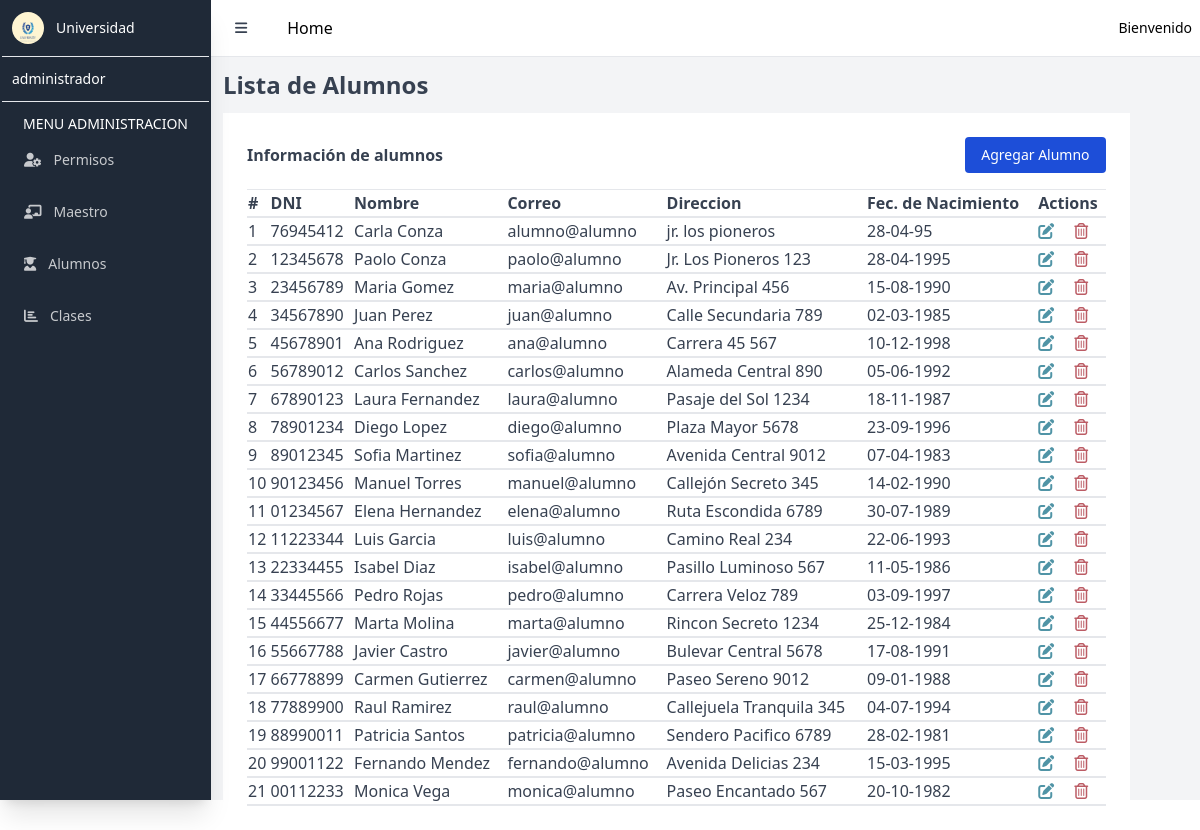
Page /alumnos on the earlier database version.
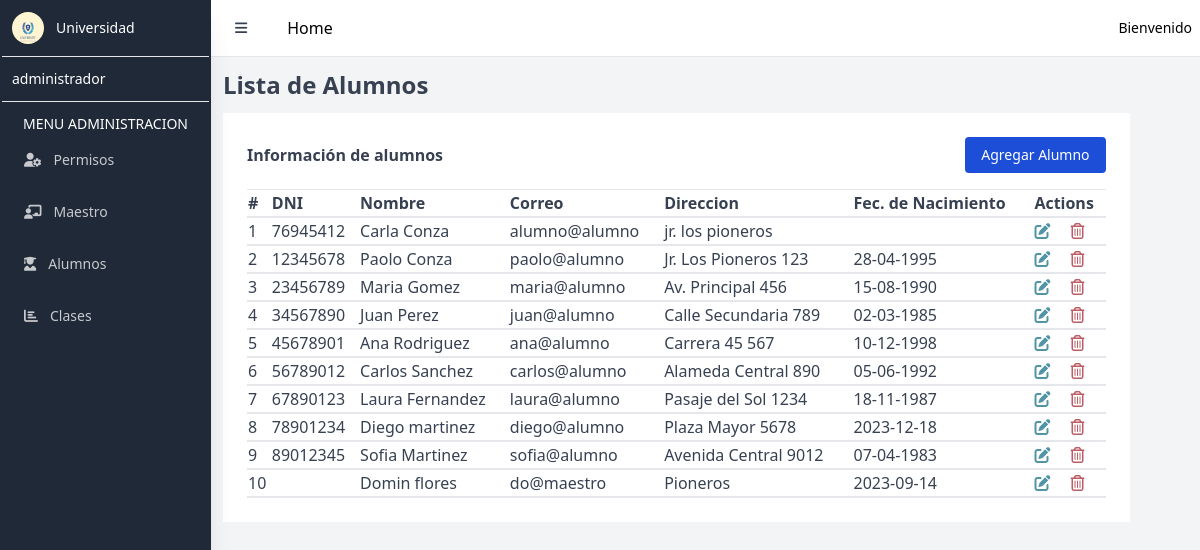
Same page on the later database version.
### tables this page shows
CREATE TABLE `usuarios` (
  `id_usuario` int(11) NOT NULL AUTO_INCREMENT,
  `nombre` varchar(100) DEFAULT NULL,
  `apellido` varchar(100) DEFAULT NULL,
  `dni` varchar(20) DEFAULT NULL,
  `fecha_nacimiento` varchar(50) DEFAULT NULL,
  `direccion` varchar(200) DEFAULT NULL,
  `correo` varchar(220) DEFAULT NULL,
  `contrasena` varchar(255) DEFAULT NULL,
  `rol_id` int(11) DEFAULT NULL,
  `clase_id` int(11) DEFAULT NULL,
  PRIMARY KEY (`id_usuario`),
  UNIQUE KEY `correo` (`correo`),
  KEY `rol_id` (`rol_id`),
  KEY `clase_id` (`clase_id`),
  CONSTRAINT `usuarios_ibfk_1` FOREIGN KEY (`rol_id`) REFERENCES `roles` (`id_rol`),
  CONSTRAINT `usuarios_ibfk_2` FOREIGN KEY (`clase_id`) REFERENCES `clases` (`id`)
);

### Controllers/admin/AlumnoController.php (called while the page is built, shortened)
<?php
require_once $_SERVER["DOCUMENT_ROOT"] . "/Models/Model.php";
class AlumnoController
{
    protected $model;
    public function __construct()
    {
        $this->model = new User();
    }
    public function index()
    {
        $alumnos = $this->model->where("rol_id", "=", 3);
        include $_SERVER["DOCUMENT_ROOT"] . "/views/admin/readAlumno.php";
    }
}

### config/database.php (called while the page is built)
<?php
return [
    "host" => "localhost",
    "dbname" => "university_db",
    "username" => "root",
    "password" => ""
];

### Models/Model.php (called while the page is built, shortened)
<?php
class Model
{
    private $db;
    protected $table;
    public function __construct()
    {
        $config = include($_SERVER["DOCUMENT_ROOT"] . "/config/database.php");
        try {
            $this->db = new mysqli(
                $config["host"],
                $config["username"],
                $config["password"],
                $config["dbname"]
            );
        } catch (mysqli_sql_exception $e) {
            echo "Error: " . $e->getMessage();
        }
    }
    public function where($column, $operator, $value)
    {
        $res = $this->db->query("select * from {$this->table} where $column $operator '$value'");
        $data = $res->fetch_all(MYSQLI_ASSOC);
        return $data;
    }
}

### views/admin/readAlumno.php (the view, shortened to what this page needs)
<!DOCTYPE html>
<html lang="en">
<head>
    <link href="/public/output.css" rel="stylesheet">
</head>
<body>
    <main class="flex bg-gray-100">
        <aside class="bg-gray-800 relative h-screen w-72 md:w-64 hidden sm:block shadow-xl">
            <div class="p-3 flex items-center">
                <img class="h-8 w-8 rounded-full" src="/assets/logo.jpg" alt="">
                <p class="text-white text-sm font-light ml-3">Universidad</p>
            </div>
            <hr class="mx-0.5">
            <div class="p-3">
                <p class="text-white text-sm">administrador</p>
            </div>
            <hr class="mx-0.5">
            <nav class="text-white text-sm pt-3">
                <p class="text-center">MENU ADMINISTRACION</p>
                <a href="/permisos" class="flex items-center text-white opacity-75 hover:opacity-100 py-4 pl-6">
                    <i class="fa-solid fa-user-gear mr-3"></i>
                    Permisos
                </a>
                <a href="/maestros" class="flex items-center text-white opacity-75 hover:opacity-100 py-4 pl-6">
                    <i class="fa-solid fa-chalkboard-user mr-3"></i>
                    Maestro
                </a>
                <a href="/alumnos" class="flex items-center text-white opacity-75 hover:opacity-100 py-4 pl-6">
                    <i class="fa-solid fa-user-graduate mr-3"></i>
                    Alumnos
                </a>
                <a href="/clases" class="flex items-center text-white opacity-75 hover:opacity-100 py-4 pl-6">
                    <i class="fa-solid fa-chart-bar mr-3"></i>
                    Clases
                </a>
            </nav>
        </aside>
        <div class="w-full flex flex-col h-screen">
            <nav class="bg-white">
                <div class="relative flex items-center justify-between h-10 m-2">
                    <div class="flex-1 flex items-center justify-center sm:justify-start">
                        <button id="sidebarBtn" class="px-4 py-2 text-gray-700 text-sm rounded-lg hover:bg-gray-200">
                            <i class="fas fa-bars"></i>
                        </button>
                        <a class="ml-6" href="/dashboard">Home</a>
                    </div>
                    <div class="absolute inset-y-0 right-0 flex items-center pr-2 sm:static sm:inset-auto sm:ml-6 sm:pr-0">
                        <div class="ml-3 relative">
                            <div>
                                <button type="button" class="flex text-sm rounded-full" id="profileBtn">
                                    <p>Bienvenido</p>
                                </button>
                            </div>
                        </div>
                    </div>
                </div>
            </nav>
            <div class="w-full border-t flex flex-col">
                <h2 class="text-gray-700 m-3 font-semibold text-2xl">Lista de Alumnos</h2>
                <div class="w-11/12 flex-grow p-6 text-gray-700 bg-white mx-3">
                    <div class="flex justify-between items-center mb-4">
                        <p class="font-semibold">Información de alumnos</p>
                        <button data-modal-target="authentication-modal" data-modal-toggle="authentication-modal" class="block text-white bg-blue-700 hover:bg-blue-800 focus:ring-2 focus:outline-none focus:ring-blue-300 font-normal rounded text-sm px-4 py-2 text-center" type="button">
                            Agregar Alumno
                        </button>
                    </div>
                    <hr>
                    <table class="min-w-full">
                        <thead>
                            <tr>
                                <th class="text-left">#</th>
                                <th class="text-left">DNI</th>
                                <th class="text-left">Nombre</th>
                                <th class="text-left">Correo</th>
                                <th class="text-left">Direccion</th>
                                <th class="text-left">Fec. de Nacimiento</th>
                                <th class="text-left">Actions</th>
                            </tr>
                        </thead>
                        <tbody>
                            <?php
                            $counter = 1;
                            foreach ($alumnos as $alumno) {
                            ?>
                                <tr class="border-y-2 ">
                                    <td><?= $counter++ ?></td>
                                    <td><?= $alumno["dni"] ?></td>
                                    <td><?= $alumno["nombre"], " " . $alumno["apellido"] ?></td>
                                    <td><?= $alumno["correo"] ?></td>
                                    <td><?= $alumno["direccion"] ?></td>
                                    <td><?= $alumno["fecha_nacimiento"] ?></td>
                                    <td class="flex">
                                        <a data-modal-target="authentication-modal2" data-modal-toggle="authentication-modal2" class="mr-5" href="/alumnos/edit?id=<?= $alumno["id_usuario"]?>"><i class="fa-solid fa-pen-to-square" style="color: #5094a6;"></i></a>
                                        <form action="/alumnos/delete" method="post">
                                            <button type="submit"><i class="fa-regular fa-trash-can" style="color: #bc5c65;"></i></button>
                                        </form>
                                    </td>
                                </tr>
                            <?php
                            }
                            ?>
                        </tbody>
                    </table>
                </div>
            </div>
        </div>
    </main>
</body>
</html>

### index.php (shortened to what this page needs)
<?php
require_once($_SERVER["DOCUMENT_ROOT"] . "/Controllers/admin/AlumnoController.php");
$alumnoController = new AlumnoController();
$route = explode("?", $_SERVER["REQUEST_URI"]);
$method = $_SERVER["REQUEST_METHOD"];
if ($method === "GET") {
    switch ($route[0]) {
        case '/alumnos':
            $alumnoController->index();
            break;
    }
}

Differences in the rows shown:
removed usuarios: dni "90123456", nombre "Manuel", apellido "Torres", correo "manuel@alumno", direccion "Callejón Secreto 345", fecha_nacimiento "14-02-1990"
removed usuarios: dni "01234567", nombre "Elena", apellido "Hernandez", correo "elena@alumno", direccion "Ruta Escondida 6789", fecha_nacimiento "30-07-1989"
removed usuarios: dni "11223344", nombre "Luis", apellido "Garcia", correo "luis@alumno", direccion "Camino Real 234", fecha_nacimiento "22-06-1993"
removed usuarios: dni "22334455", nombre "Isabel", apellido "Diaz", correo "isabel@alumno", direccion "Pasillo Luminoso 567", fecha_nacimiento "11-05-1986"
removed usuarios: dni "33445566", nombre "Pedro", apellido "Rojas", correo "pedro@alumno", direccion "Carrera Veloz 789", fecha_nacimiento "03-09-1997"
removed usuarios: dni "44556677", nombre "Marta", apellido "Molina", correo "marta@alumno", direccion "Rincon Secreto 1234", fecha_nacimiento "25-12-1984"
removed usuarios: dni "55667788", nombre "Javier", apellido "Castro", correo "javier@alumno", direccion "Bulevar Central 5678", fecha_nacimiento "17-08-1991"
removed usuarios: dni "66778899", nombre "Carmen", apellido "Gutierrez", correo "carmen@alumno", direccion "Paseo Sereno 9012", fecha_nacimiento "09-01-1988"
removed usuarios: dni "77889900", nombre "Raul", apellido "Ramirez", correo "raul@alumno", direccion "Callejuela Tranquila 345", fecha_nacimiento "04-07-1994"
removed usuarios: dni "88990011", nombre "Patricia", apellido "Santos", correo "patricia@alumno", direccion "Sendero Pacifico 6789", fecha_nacimiento "28-02-1981"
removed usuarios: dni "99001122", nombre "Fernando", apellido "Mendez", correo "fernando@alumno", direccion "Avenida Delicias 234", fecha_nacimiento "15-03-1995"
removed usuarios: dni "00112233", nombre "Monica", apellido "Vega", correo "monica@alumno", direccion "Paseo Encantado 567", fecha_nacimiento "20-10-1982"
changed usuarios "Carla": fecha_nacimiento "28-04-95" → (not shown)
changed usuarios "Diego": apellido "Lopez" → "martinez"; fecha_nacimiento "23-09-1996" → "2023-12-18"
added usuarios: nombre "Domin", apellido "flores", correo "do@maestro", direccion "Pioneros", fecha_nacimiento "2023-09-14"
